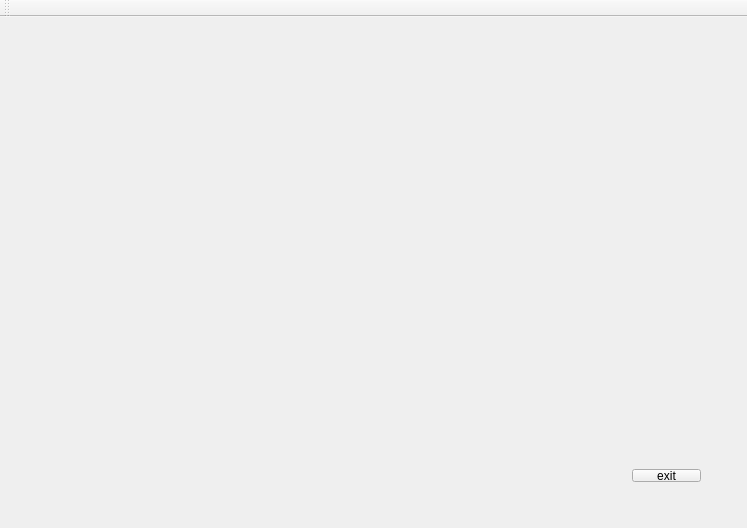
<?xml version="1.0" encoding="UTF-8"?>
<ui version="4.0">
 <class>MainWindow</class>
 <widget class="QMainWindow" name="MainWindow">
  <property name="geometry">
   <rect>
    <x>0</x>
    <y>0</y>
    <width>747</width>
    <height>528</height>
   </rect>
  </property>
  <property name="windowTitle">
   <string>Mesh_Computational_Geometry</string>
  </property>
  <widget class="QWidget" name="centralWidget">
   <layout class="QVBoxLayout" name="verticalLayout">
    <item>
     <widget class="GLDisplayWidget" name="widget" native="true">
      <widget class="QWidget" name="layoutWidget">
       <property name="geometry">
        <rect>
         <x>610</x>
         <y>430</y>
         <width>91</width>
         <height>35</height>
        </rect>
       </property>
       <layout class="QVBoxLayout" name="verticalLayout_3">
        <item>
         <widget class="QPushButton" name="pushButton">
          <property name="sizePolicy">
           <sizepolicy hsizetype="Expanding" vsizetype="Fixed">
            <horstretch>0</horstretch>
            <verstretch>0</verstretch>
           </sizepolicy>
          </property>
          <property name="text">
           <string>exit</string>
          </property>
         </widget>
        </item>
        <item>
         <layout class="QVBoxLayout" name="verticalLayout_2"/>
        </item>
       </layout>
      </widget>
     </widget>
    </item>
   </layout>
  </widget>
  <widget class="QToolBar" name="mainToolBar">
   <attribute name="toolBarArea">
    <enum>TopToolBarArea</enum>
   </attribute>
   <attribute name="toolBarBreak">
    <bool>false</bool>
   </attribute>
  </widget>
 </widget>
 <layoutdefault spacing="6" margin="11"/>
 <customwidgets>
  <customwidget>
   <class>GLDisplayWidget</class>
   <extends>QWidget</extends>
   <header>gldisplaywidget.h</header>
   <container>1</container>
  </customwidget>
 </customwidgets>
 <resources/>
 <connections>
  <connection>
   <sender>pushButton</sender>
   <signal>clicked()</signal>
   <receiver>MainWindow</receiver>
   <slot>close()</slot>
   <hints>
    <hint type="sourcelabel">
     <x>64</x>
     <y>199</y>
    </hint>
    <hint type="destinationlabel">
     <x>373</x>
     <y>263</y>
    </hint>
   </hints>
  </connection>
 </connections>
</ui>
